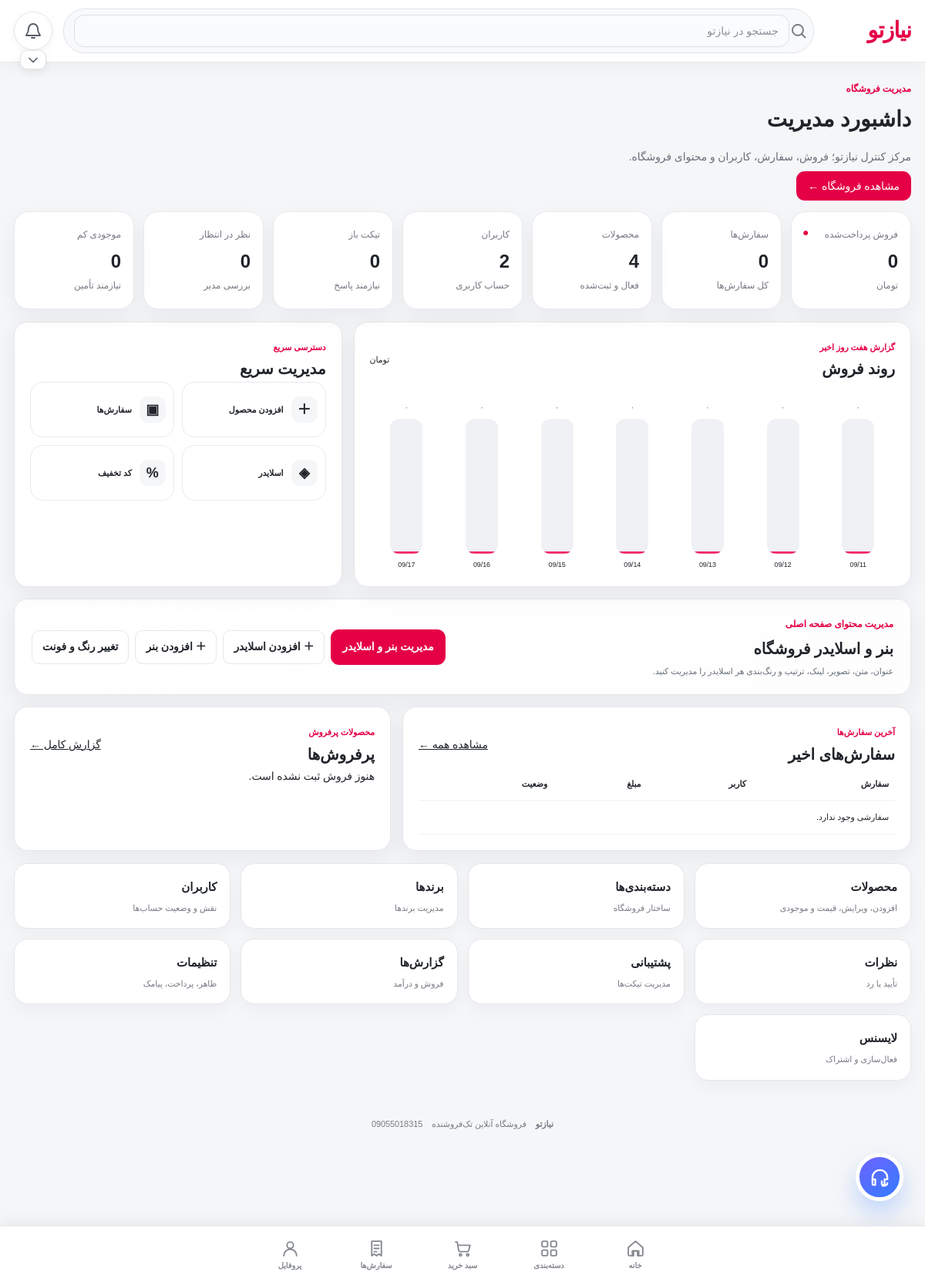
The page /admin on the database its author committed.
### app/models.py (models this page shows)
class SiteSetting(db.Model):
    id=db.Column(db.Integer,primary_key=True)
    key=db.Column(db.String(160),unique=True,nullable=False)
    value=db.Column(db.Text,default="")

### app/routes.py (the view)
@main.route("/admin")
@admin_required
def admin():
    try:
        all_orders=Order.query.order_by(Order.created_at.desc()).all()
    except Exception:
        db.session.rollback(); all_orders=[]
    try:
        paid=[o for o in all_orders if (o.payment_status or "") == "paid"]
        sales=sum(int(o.total or 0) for o in paid)
    except Exception:
        paid=[]; sales=0
    try: products_count=Product.query.count()
    except Exception: products_count=0
    try: users_count=User.query.count()
    except Exception: users_count=0
    try: open_tickets=sum(1 for t in SupportTicket.query.all() if (t.status or "") != "closed")
    except Exception: open_tickets=0
    try: pending_reviews=sum(1 for r in Review.query.all() if (r.status or "pending") == "pending")
    except Exception: pending_reviews=0
    try: stock_low=sum(1 for p in Product.query.all() if p.is_active is not False and (p.stock or 0)<=5)
    except Exception: stock_low=0
    stats={"products":products_count,"orders":len(all_orders),"users":users_count,"sales":sales,
           "open_tickets":open_tickets,"pending_reviews":pending_reviews,"stock_low":stock_low}
    recent_orders=all_orders[:6]
    try:
        recent_users=User.query.order_by(User.created_at.desc()).limit(5).all()
    except Exception:
        recent_users=[]
    top=[]
    try:
        for pr in Product.query.all():
            qty=sum((i.quantity or 0) for o in paid for i in o.items if i.product_id==pr.id)
            if qty: top.append((pr,qty))
        top.sort(key=lambda x:x[1],reverse=True)
    except Exception:
        top=[]
    chart=[]
    today=datetime.utcnow().date()
    for n in range(6,-1,-1):
        d=today-timedelta(days=n)
        total=sum(int(o.total or 0) for o in paid if o.created_at and getattr(o.created_at,"date",lambda:None)()==d)
        chart.append({"label":d.strftime("%m/%d"),"value":total})
    max_chart=max([x["value"] for x in chart]) or 1
    return render_template("admin.html",stats=stats,recent_orders=recent_orders,recent_users=recent_users,
                           top_products=top[:5],chart=chart,max_chart=max_chart)

### app/__init__.py (called while the page is built)
def _setting(key,default=""):
    from .models import SiteSetting
    x=db.session.execute(db.select(SiteSetting).filter_by(key=key)).scalar_one_or_none()
    return x.value if x else default

### app/routes.py (called while the page is built, shortened)
def preview_enabled():
    return PREVIEW_MODE

def ensure_preview_user():
    if not preview_enabled():
        return None
    username="__preview_admin__"
    u=User.query.filter_by(username=username).first()
    if not u:
        u=User(username=username,password_hash=generate_password_hash(secrets.token_urlsafe(24)),phone="",full_name="مدیر نسخه نمایشی",is_admin=True,role="admin",is_active=True)
        db.session.add(u); db.session.commit()
    elif not u.is_admin or not u.is_active:
        u.is_admin=True; u.role="admin"; u.is_active=True; db.session.commit()
    session["user_id"]=u.id
    session["preview_mode"]=True
    return u

def csrf():
    if "_csrf" not in session: session["_csrf"]=secrets.token_urlsafe(32)
    return session["_csrf"]

@main.app_context_processor
def template_globals(): return {"csrf_token":csrf}

@main.before_request
def protect():
    if request.method=="POST" and request.form.get("_csrf")!=session.get("_csrf"): abort(400,"CSRF token invalid")
    if preview_enabled():
        ensure_preview_user()
        return None

def admin_required(f):
    @wraps(f)
    def w(*a,**k):
        if preview_enabled():
            u=ensure_preview_user()
            if u: return f(*a,**k)
        u=db.session.get(User,session.get("user_id"))
        if not u or not u.is_admin: abort(403)
        return f(*a,**k)
    return w

### app/templates/admin.html
{% extends "base.html" %}{% block title %}داشبورد مدیریت | {{site_name}}{% endblock %}{% block content %}<div class="admin-title premium-admin-title"><div><span class="eyebrow">مدیریت فروشگاه</span><h1>داشبورد مدیریت</h1><p class="muted">مرکز کنترل {{site_name}}؛ فروش، سفارش، کاربران و محتوای فروشگاه.</p></div><a class="btn" href="{{url_for('main.index')}}">مشاهده فروشگاه ←</a></div><div class="stats premium-stats"><div><span>فروش پرداخت‌شده</span><strong>{{"{:,}".format(stats["sales"]|int)}}</strong><small>{{site_currency}}</small><i class="stat-trend">●</i></div><div><span>سفارش‌ها</span><strong>{{stats["orders"]|int}}</strong><small>کل سفارش‌ها</small></div><div><span>محصولات</span><strong>{{stats["products"]|int}}</strong><small>فعال و ثبت‌شده</small></div><div><span>کاربران</span><strong>{{stats["users"]|int}}</strong><small>حساب کاربری</small></div><div><span>تیکت باز</span><strong>{{stats["open_tickets"]|int}}</strong><small>نیازمند پاسخ</small></div><div><span>نظر در انتظار</span><strong>{{stats["pending_reviews"]|int}}</strong><small>بررسی مدیر</small></div><div><span>موجودی کم</span><strong>{{stats["stock_low"]|int}}</strong><small>نیازمند تأمین</small></div></div><div class="admin-dashboard-grid"><section class="card chart-card"><div class="card-title"><div><span class="eyebrow">گزارش هفت روز اخیر</span><h2>روند فروش</h2></div><span class="chart-caption">{{site_currency}}</span></div><div class="bar-chart">{% for x in chart %}<div class="bar-col"><span>{{"{:,}".format(x.value) if x.value else '۰'}}</span><div class="bar-track"><i style="height:{{(x.value/max_chart*100)|round(0)}}%"></i></div><small>{{x.label}}</small></div>{% endfor %}</div></section><section class="card quick-admin-card"><div class="card-title"><div><span class="eyebrow">دسترسی سریع</span><h2>مدیریت سریع</h2></div></div><div class="quick-admin-grid"><a href="{{url_for('main.product_new')}}"><b>＋</b><span>افزودن محصول</span></a><a href="{{url_for('main.admin_orders')}}"><b>▣</b><span>سفارش‌ها</span></a><a href="{{url_for('main.admin_banners')}}"><b>◈</b><span>اسلایدر</span></a><a href="{{url_for('main.admin_coupons')}}"><b>%</b><span>کد تخفیف</span></a></div></section></div><section class="card admin-control-banner"><div><span class="eyebrow">مدیریت محتوای صفحه اصلی</span><h2>بنر و اسلایدر فروشگاه</h2><p class="muted">عنوان، متن، تصویر، لینک، ترتیب و رنگ‌بندی هر اسلایدر را مدیریت کنید.</p></div><div class="admin-control-actions"><a class="btn" href="{{url_for('main.admin_banners')}}">مدیریت بنر و اسلایدر</a><a class="outline" href="{{url_for('main.admin_banners', kind='slider')}}#new-banner">＋ افزودن اسلایدر</a><a class="outline" href="{{url_for('main.admin_banners', kind='banner')}}#new-banner">＋ افزودن بنر</a><a class="outline" href="{{url_for('main.admin_settings')}}">تغییر رنگ و فونت</a></div></section><div class="admin-bottom-grid"><section class="card"><div class="card-title"><div><span class="eyebrow">آخرین سفارش‌ها</span><h2>سفارش‌های اخیر</h2></div><a href="{{url_for('main.admin_orders')}}">مشاهده همه ←</a></div><div class="admin-table-wrap"><table class="admin-table"><thead><tr><th>سفارش</th><th>کاربر</th><th>مبلغ</th><th>وضعیت</th></tr></thead><tbody>{% for o in recent_orders %}<tr><td>#{{o.id}}</td><td>{{o.user.full_name or o.user.username}}</td><td>{{"{:,}".format(o.total)}} {{site_currency}}</td><td><span class="status {{o.status}}">{{{'pending':'در انتظار','processing':'در حال آماده‌سازی','shipped':'ارسال شده','completed':'تحویل شده','cancelled':'لغو شده'}.get(o.status,o.status)}}</span></td></tr>{% else %}<tr><td colspan="4">سفارشی وجود ندارد.</td></tr>{% endfor %}</tbody></table></div></section><section class="card"><div class="card-title"><div><span class="eyebrow">محصولات پرفروش</span><h2>پرفروش‌ها</h2></div><a href="{{url_for('main.admin_reports')}}">گزارش کامل ←</a></div><div class="top-product-list">{% for p,q in top_products %}<a href="{{url_for('main.product',product_id=p.id)}}"><span class="top-product-img">{% if p.image %}<img src="{{url_for('main.image',filename=p.image)}}">{% else %}{{site_name[:1]}}{% endif %}</span><span><b>{{p.name}}</b><small>{{q}} عدد فروش</small></span><strong>{{"{:,}".format(p.price)}}</strong></a>{% else %}<div class="empty">هنوز فروش ثبت نشده است.</div>{% endfor %}</div></section></div><div class="admin-grid premium-admin-links"><a href="{{url_for('main.admin_products')}}"><b>محصولات</b><small>افزودن، ویرایش، قیمت و موجودی</small></a><a href="{{url_for('main.admin_categories')}}"><b>دسته‌بندی‌ها</b><small>ساختار فروشگاه</small></a><a href="{{url_for('main.admin_brands')}}"><b>برندها</b><small>مدیریت برندها</small></a><a href="{{url_for('main.admin_users')}}"><b>کاربران</b><small>نقش و وضعیت حساب‌ها</small></a><a href="{{url_for('main.admin_reviews')}}"><b>نظرات</b><small>تأیید یا رد</small></a><a href="{{url_for('main.admin_support')}}"><b>پشتیبانی</b><small>مدیریت تیکت‌ها</small></a><a href="{{url_for('main.admin_reports')}}"><b>گزارش‌ها</b><small>فروش و درآمد</small></a><a href="{{url_for('main.admin_settings')}}"><b>تنظیمات</b><small>ظاهر، پرداخت، پیامک</small></a><a href="{{url_for('main.license')}}"><b>لایسنس</b><small>فعال‌سازی و اشتراک</small></a></div>{% endblock %}

### app/templates/base.html (shortened to what this page needs)
<!doctype html><html lang="fa" dir="rtl"><head><link rel="stylesheet" href="{{url_for('static',filename='style.css')}}"></head><body>
<header class="topbar"><div class="topbar-inner"><div class="top-main"><a class="brand" href="{{url_for('main.index')}}">{{site_name or 'نیازتو'}}</a><div class="search-row"><form class="search-box" action="{{url_for('main.shop')}}" method="get"><svg class="svg-icon search-svg"><use href="#i-search"/></svg><input name="q" placeholder="جستجو در {{site_name or 'نیازتو'}}" value="{{request.args.get('q','')}}"></form></div><div class="header-actions"><a class="bell-btn" href="{{url_for('main.notifications')}}" aria-label="اعلان‌ها"><svg class="svg-icon"><use href="#i-bell"/></svg></a><details class="track-menu track-below-bell"><summary aria-label="پیگیری مرسوله"><svg class="svg-icon"><use href="#i-chevron"/></svg></summary></details></div></div></div></header>
<main class="page-wrap">{% with msgs=get_flashed_messages() %}{% for m in msgs %}<div class="flash">{{m}}</div>{% endfor %}{% endwith %}{% block content %}{% endblock %}</main>
<a class="support-fab" href="{{url_for('main.support')}}" aria-label="پشتیبانی"><svg class="fab-headset"><use href="#i-headset"/></svg></a>
<nav class="bottom-nav"><div class="bottom-nav-inner"><a href="{{url_for('main.profile')}}" class="{% if request.endpoint=='main.profile' %}active{% endif %}"><svg class="nav-icon"><use href="#i-user"/></svg><small>پروفایل</small></a><a href="{{url_for('main.orders')}}" class="{% if request.endpoint=='main.orders' %}active{% endif %}"><svg class="nav-icon"><use href="#i-receipt"/></svg><small>سفارش‌ها</small></a><a href="{{url_for('main.cart')}}" class="{% if request.endpoint in ['main.cart','main.checkout'] %}active{% endif %}"><svg class="nav-icon"><use href="#i-cart"/></svg><small>سبد خرید</small></a><a href="{{url_for('main.shop')}}" class="{% if request.endpoint in ['main.shop','main.product'] %}active{% endif %}"><svg class="nav-icon"><use href="#i-grid"/></svg><small>دسته‌بندی</small></a><a href="{{url_for('main.index')}}" class="{% if request.endpoint=='main.index' %}active{% endif %}"><svg class="nav-icon"><use href="#i-home"/></svg><small>خانه</small></a></div></nav><footer><b>{{site_name or 'نیازتو'}}</b><span>فروشگاه آنلاین تک‌فروشنده</span><span>{{support_phone}}</span></footer>
</body></html>

### rows shown on the page
SiteSetting: value "نیازتو", q "جستجو در نیازتو"
SiteSetting: value "تومان"
SiteSetting: value "09055018315"

### other values the page prints
{{ "{:,}".format(stats["sales"]|int) }} "0"
{{ stats["orders"]|int }} "0"
{{ stats["products"]|int }} "4"
{{ stats["users"]|int }} "2"
{{ stats["open_tickets"]|int }} "0"
{{ stats["pending_reviews"]|int }} "0"
{{ stats["stock_low"]|int }} "0"
{{ "{:,}".format(x.value) if x.value else '۰' }} "۰" "۰" "۰" "۰" "۰" "۰" "۰"
{{ x.label }} "09/11" "09/12" "09/13" "09/14" "09/15" "09/16" "09/17"
